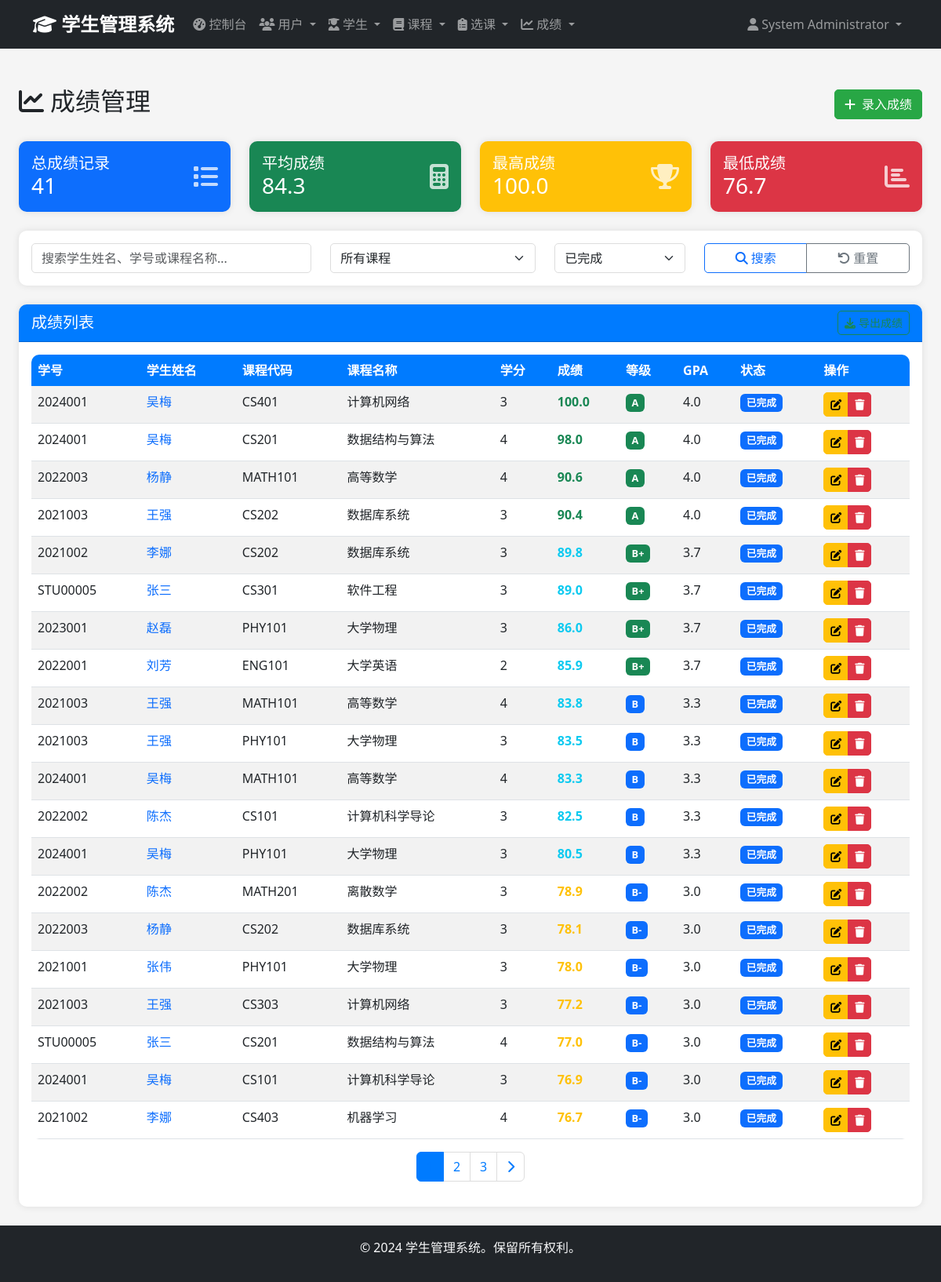
Page /admin/grades (signed in) on the earlier database version.
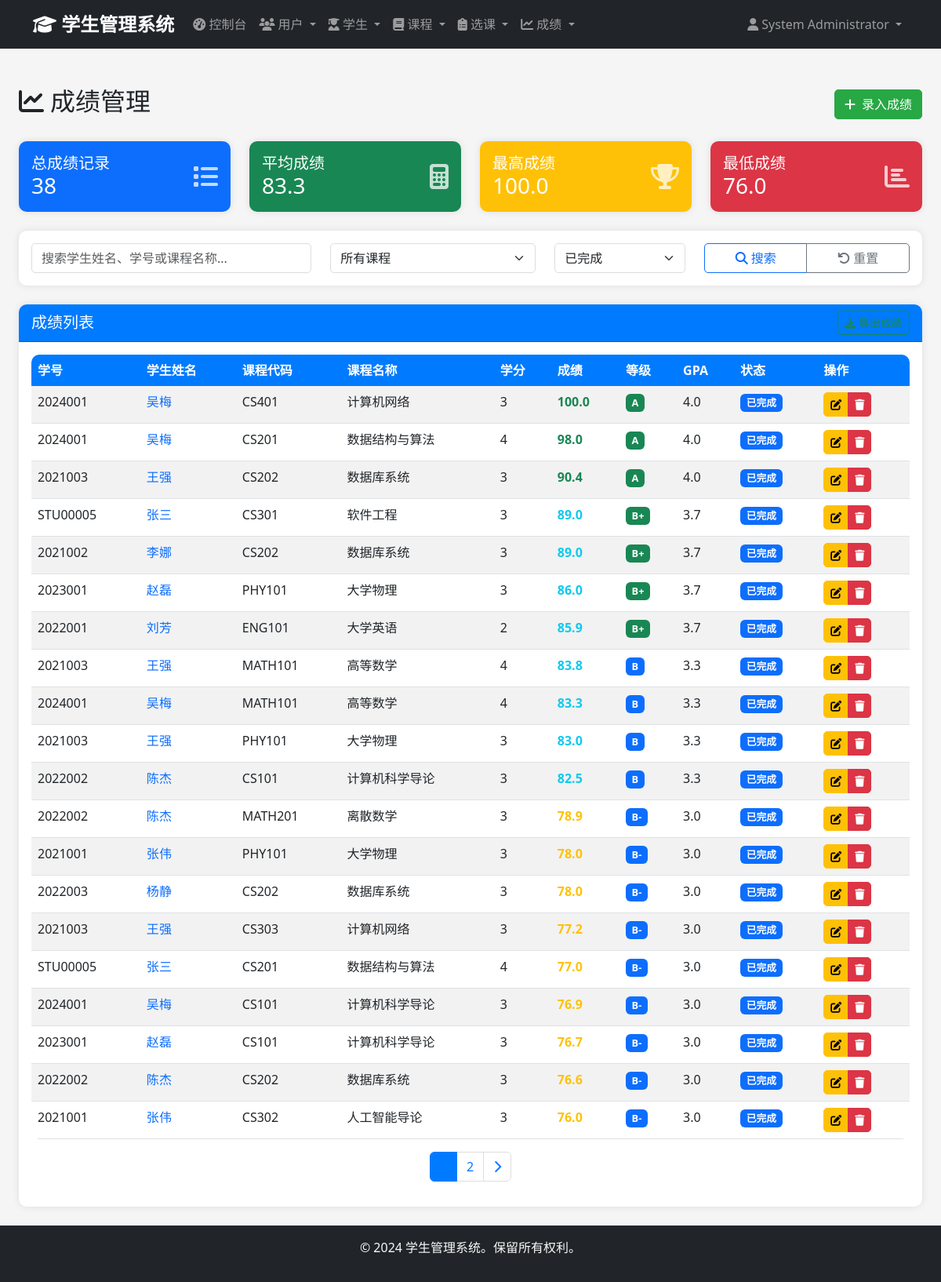
Same page on the later database version.
### app/models/enrollment.py (models this page shows, shortened)
class Enrollment(db.Model):
    __tablename__ = 'enrollments'
    id = db.Column(db.Integer, primary_key=True)
    student_id = db.Column(db.Integer, db.ForeignKey('students.id'), nullable=False)
    course_id = db.Column(db.Integer, db.ForeignKey('courses.id'), nullable=False)
    enrollment_date = db.Column(db.Date, nullable=False, default=date.today)
    status = db.Column(db.Enum('enrolled', 'completed', 'dropped', 'withdrawn', name='enrollment_status'),
                       default='enrolled')
    grade = db.Column(db.Numeric(5, 2))
    created_at = db.Column(db.DateTime, default=datetime.utcnow)
    updated_at = db.Column(db.DateTime, default=datetime.utcnow, onupdate=datetime.utcnow)
    __table_args__ = (db.UniqueConstraint('student_id', 'course_id', name='unique_enrollment'),)

### app/models/student.py (models this page shows, shortened)
class Student(db.Model):
    __tablename__ = 'students'
    id = db.Column(db.Integer, primary_key=True)
    student_id = db.Column(db.String(20), unique=True, nullable=False)
    first_name = db.Column(db.String(50), nullable=False)
    last_name = db.Column(db.String(50), nullable=False)
    birth_date = db.Column(db.Date)
    gender = db.Column(db.Enum('Male', 'Female', 'Other', name='gender'))
    email = db.Column(db.String(100), unique=True, nullable=False)
    phone = db.Column(db.String(20))
    address = db.Column(db.Text)
    major = db.Column(db.String(100))
    enrollment_year = db.Column(db.Integer)
    created_at = db.Column(db.DateTime, default=datetime.utcnow)
    updated_at = db.Column(db.DateTime, default=datetime.utcnow, onupdate=datetime.utcnow)
    enrollments = db.relationship('Enrollment', backref='student', lazy='dynamic', cascade='all, delete-orphan')

### app/models/course.py (models this page shows, shortened)
class Course(db.Model):
    __tablename__ = 'courses'
    id = db.Column(db.Integer, primary_key=True)
    course_code = db.Column(db.String(20), unique=True, nullable=False)
    course_name = db.Column(db.String(100), nullable=False)
    description = db.Column(db.Text)
    credits = db.Column(db.Integer, nullable=False, default=3)
    department = db.Column(db.String(100))
    instructor = db.Column(db.String(100))
    created_at = db.Column(db.DateTime, default=datetime.utcnow)
    updated_at = db.Column(db.DateTime, default=datetime.utcnow, onupdate=datetime.utcnow)
    enrollments = db.relationship('Enrollment', backref='course', lazy='dynamic', cascade='all, delete-orphan')

### app/views/admin.py (the view, shortened to what this page needs)
@admin_bp.route('/grades')
@login_required
@admin_required
def grades():
    page = request.args.get('page', 1, type=int)
    search = request.args.get('search', '')
    course_filter = request.args.get('course', '')
    status_filter = request.args.get('status', 'completed')
    query = Enrollment.query.join(Student).join(Course)
    query = query.filter(Enrollment.grade.isnot(None))
    if course_filter:
        query = query.filter(Course.id == course_filter)
    if status_filter:
        query = query.filter(Enrollment.status == status_filter)
    enrollments = query.order_by(Enrollment.grade.desc()).paginate(
        page=page,
        per_page=20,
        error_out=False
    )
    courses = Course.query.order_by(Course.course_name).all()
    return render_template('admin/grades/index.html',
                         enrollments=enrollments,
                         search=search,
                         course_filter=course_filter,
                         status_filter=status_filter,
                         courses=courses)

### app/models/user.py (called while the page is built)
    def is_admin(self):
        return self.role == 'admin'

### app/views/auth.py (called while the page is built)
def admin_required(f):
    @wraps(f)
    def decorated_function(*args, **kwargs):
        if not current_user.is_authenticated or not current_user.is_admin():
            flash('访问被拒绝。需要管理员权限。', 'error')
            return redirect(url_for('auth.login'))
        return f(*args, **kwargs)
    return decorated_function

### app/templates/admin/grades/index.html (shortened to what the changed rows need)
{% extends "base.html" %}
{% block content %}
<div class="container-fluid mt-4">
    <div class="d-flex justify-content-between align-items-center mb-4">
        <div class="d-flex align-items-center">
            <h2>
                <i class="fas fa-chart-line me-2"></i>成绩管理
            </h2>
        </div>
    </div>
    <div class="row mb-4">
        <div class="col-md-3">
            <div class="card bg-primary text-white">
                <div class="card-body">
                    <div class="d-flex align-items-center">
                        <div class="flex-grow-1">
                            <h5 class="card-title mb-0">总成绩记录</h5>
                            <h3 class="mb-0">{{ enrollments.total }}</h3>
                        </div>
                    </div>
                </div>
            </div>
        </div>
        <div class="col-md-3">
            <div class="card bg-success text-white">
                <div class="card-body">
                    <div class="d-flex align-items-center">
                        <div class="flex-grow-1">
                            <h5 class="card-title mb-0">平均成绩</h5>
                            <h3 class="mb-0">
                                {% set grades = enrollments.items | selectattr('grade') | map(attribute='grade') | list %}
                                {% if grades %}
                                    {{ "%.1f"|format(grades | sum / grades | length) }}
                                {% else %}
                                    0
                                {% endif %}
                            </h3>
                        </div>
                    </div>
                </div>
            </div>
        </div>
                                {% set grades = enrollments.items | selectattr('grade') | map(attribute='grade') | list %}
        <div class="col-md-3">
            <div class="card bg-danger text-white">
                <div class="card-body">
                    <div class="d-flex align-items-center">
                        <div class="flex-grow-1">
                            <h5 class="card-title mb-0">最低成绩</h5>
                            <h3 class="mb-0">
                                {% set grades = enrollments.items | selectattr('grade') | map(attribute='grade') | list %}
                                {% if grades %}
                                    {{ "%.1f"|format(grades | min) }}
                                {% else %}
                                    0
                                {% endif %}
                            </h3>
                        </div>
                    </div>
                </div>
            </div>
        </div>
    </div>
    <div class="card">
        <div class="card-body">
            {% if enrollments %}
            <div class="table-responsive">
                <table class="table table-striped table-hover">
                    <thead class="table-dark">
                        <tr>
                            <th>学号</th>
                            <th>学生姓名</th>
                            <th>课程代码</th>
                            <th>课程名称</th>
                            <th>学分</th>
                            <th>成绩</th>
                            <th>等级</th>
                            <th>GPA</th>
                            <th>状态</th>
                            <th>操作</th>
                        </tr>
                    </thead>
                    <tbody>
                        {% for enrollment in enrollments %}
                        <tr>
                            <td>{{ enrollment.student.student_id }}</td>
                            <td>
                                <a href="#" class="text-decoration-none">
                                    {{ enrollment.student.first_name }}{{ enrollment.student.last_name }}
                                </a>
                            </td>
                            <td>{{ enrollment.course.course_code }}</td>
                            <td>{{ enrollment.course.course_name }}</td>
                            <td>{{ enrollment.course.credits }}</td>
                            <td>
                                <span class="fw-bold {% if enrollment.grade >= 90 %}text-success{% elif enrollment.grade >= 80 %}text-info{% elif enrollment.grade >= 70 %}text-warning{% else %}text-danger{% endif %}">
                                    {{ "%.1f"|format(enrollment.grade) }}
                                </span>
                            </td>
                            <td>
                                {% if enrollment.grade >= 90 %}
                                    <span class="badge bg-success">A</span>
                                {% elif enrollment.grade >= 85 %}
                                    <span class="badge bg-success">B+</span>
                                {% elif enrollment.grade >= 80 %}
                                    <span class="badge bg-primary">B</span>
                                {% elif enrollment.grade >= 75 %}
                                    <span class="badge bg-primary">B-</span>
                                {% elif enrollment.grade >= 70 %}
                                    <span class="badge bg-warning">C+</span>
                                {% elif enrollment.grade >= 65 %}
                                    <span class="badge bg-warning">C</span>
                                {% elif enrollment.grade >= 60 %}
                                    <span class="badge bg-warning">C-</span>
                                {% else %}
                                    <span class="badge bg-danger">F</span>
                                {% endif %}
                            </td>
                            <td>
                                {% if enrollment.grade >= 90 %}
                                    4.0
                                {% elif enrollment.grade >= 85 %}
                                    3.7
                                {% elif enrollment.grade >= 80 %}
                                    3.3
                                {% elif enrollment.grade >= 75 %}
                                    3.0
                                {% elif enrollment.grade >= 70 %}
                                    2.7
                                {% elif enrollment.grade >= 65 %}
                                    2.3
                                {% elif enrollment.grade >= 60 %}
                                    2.0
                                {% else %}
                                    0
                                {% endif %}
                            </td>
                            <td>
                                {% if enrollment.status == 'completed' %}
                                    <span class="badge bg-primary">已完成</span>
                                {% elif enrollment.status == 'enrolled' %}
                                    <span class="badge bg-success">进行中</span>
                                {% else %}
                                    <span class="badge bg-danger">已退课</span>
                                {% endif %}
                            </td>
                            <td>
                                <div class="btn-group" role="group">
                                    <a href="{{ url_for('admin.edit_enrollment', enrollment_id=enrollment.id) }}"
                                       class="btn btn-sm btn-warning" title="编辑成绩">
                                        <i class="fas fa-edit"></i>
                                    </a>
                                    <button type="button" class="btn btn-sm btn-danger delete-grade"
                                            data-id="{{ enrollment.id }}"
                                            data-student="{{ enrollment.student.first_name }}{{ enrollment.student.last_name }}"
                                            data-course="{{ enrollment.course.course_name }}"
                                            data-grade="{{ "%.1f"|format(enrollment.grade) }}"
                                            title="删除成绩">
                                        <i class="fas fa-trash"></i>
                                    </button>
                                </div>
                            </td>
                        </tr>
                        {% endfor %}
                    </tbody>
                </table>
            </div>
            {% if enrollments.pages > 1 %}
            <nav aria-label="成绩列表分页">
                <ul class="pagination justify-content-center">
                    {% for page_num in enrollments.iter_pages() %}
                        {% if page_num %}
                            {% if page_num != enrollments.page %}
                            <li class="page-item">
                                <a class="page-link" href="{{ url_for('admin.grades', page=page_num, search=search, course=course_filter, status=status_filter) }}">
                                    {{ page_num }}
                                </a>
                            </li>
                            {% else %}
                            <li class="page-item active">
                                <span class="page-link">{{ page_num }}</span>
                            </li>
                            {% endif %}
                        {% else %}
                        <li class="page-item disabled">
                            <span class="page-link">...</span>
                        </li>
                        {% endif %}
                    {% endfor %}
                </ul>
            </nav>
            {% endif %}
            {% endif %}
        </div>
    </div>
</div>
{% endblock %}

Differences in the rows shown:
no longer on this page (row edited): Enrollment: student.student_id "2022003", student.first_name "杨", student.last_name "静", course.course_code "MATH101", course.course_name "高等数学", course.credits "4", grade "90.6", shows "4.0", status "已完成"
no longer on this page (row edited): Enrollment: student.student_id "2024001", student.first_name "吴", student.last_name "梅", course.course_code "PHY101", course.course_name "大学物理", course.credits "3", grade "80.5", shows "B", shows "3.3", status "已完成"
no longer on this page (row edited): Enrollment: student.student_id "2021002", student.first_name "李", student.last_name "娜", course.course_code "CS403", course.course_name "机器学习", course.credits "4", grade "76.7", shows "B-", shows "3.0", status "已完成"
changed through a linked row, Enrollment "CS301": student.first_name "张三" → "张"; student.last_name (not shown) → "三"; moves up the list
changed Enrollment (number 5 of 20 on the later page): grade "89.8" → "89.0"
shown differently, row unchanged: Enrollment (number 9 of 20 on the later page): moves up the list
changed Enrollment (number 10 of 20 on the later page): grade "83.5" → "83.0"
shown differently, row unchanged: Enrollment (number 13 of 20 on the later page): moves up the list
changed Enrollment (number 14 of 20 on the later page): grade "78.1" → "78.0"
changed through a linked row, Enrollment (number 16 of 20 on the later page): student.first_name "张三" → "张"; student.last_name (not shown) → "三"
now on this page (row unchanged): Enrollment: student.student_id "2023001", student.first_name "赵", student.last_name "磊", course.course_code "CS101", course.course_name "计算机科学导论", course.credits "3", grade "76.7", shows "B-", shows "3.0", status "已完成"
now on this page (row unchanged): Enrollment: student.student_id "2022002", student.first_name "陈", student.last_name "杰", course.course_code "CS202", course.course_name "数据库系统", course.credits "3", grade "76.6", shows "B-", shows "3.0", status "已完成"
now on this page (row unchanged): Enrollment: student.student_id "2021001", student.first_name "张", student.last_name "伟", course.course_code "CS302", course.course_name "人工智能导论", course.credits "3", grade "76.0", shows "B-", shows "3.0", status "已完成"
Other differences:
{{ enrollments.total }}: "41" → "38"
{{ "%.1f"|format(grades | sum / grades | length) }}: "84.3" → "83.3"
{{ "%.1f"|format(grades | min) }}: "76.7" → "76.0"
list line gone: "3"
